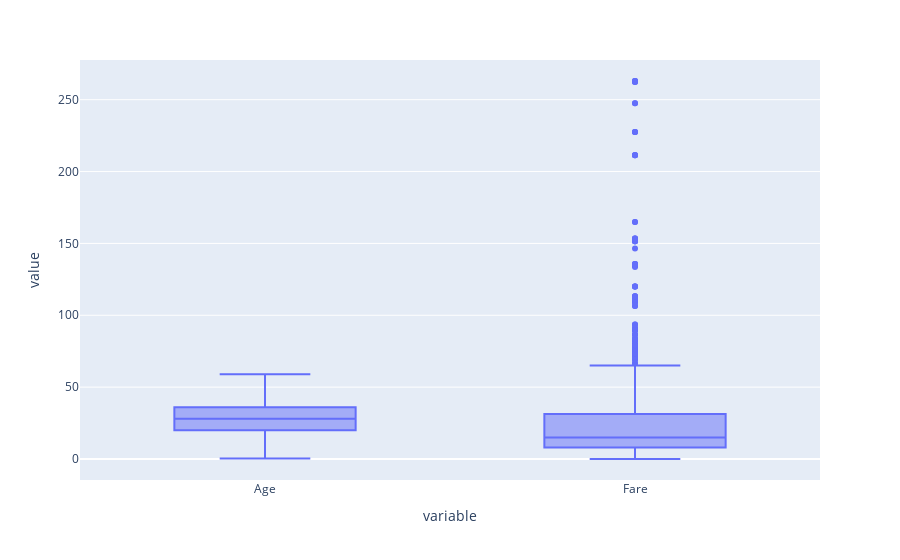

The code cell stored with this chart in its notebook:
### Markdown cell above
# Data Visualization

### Code cell
# box plot Age and Fare column using plotly
import plotly.express as px
fig = px.box(df1, y=["Age",'Fare'])
fig.show()

### Figure 1 — Plotly figure (JSON) as saved in the notebook; plotly's stock layout.template omitted (floating-point values rounded to 4 significant figures; data arrays with more than 128 entries replaced by an {"elided": "..."} marker saying what was removed)
{"data": [{"alignmentgroup": "True", "hovertemplate": "variable=%{x}<br>value=%{y}<extra></extra>", "legendgroup": "", "marker": {"color": "#636efa"}, "name": "", "notched": false, "offsetgroup": "", "orientation": "v", "showlegend": false, "type": "box", "x": {"elided": "1368 str values"}, "x0": " ", "xaxis": "x", "y": {"elided": "1368 float values"}, "y0": " ", "yaxis": "y"}], "layout": {"boxmode": "group", "legend": {"tracegroupgap": 0}, "margin": {"t": 60}, "xaxis": {"anchor": "y", "domain": [0, 1], "title": {"text": "variable"}}, "yaxis": {"anchor": "x", "domain": [0, 1], "title": {"text": "value"}}}}
